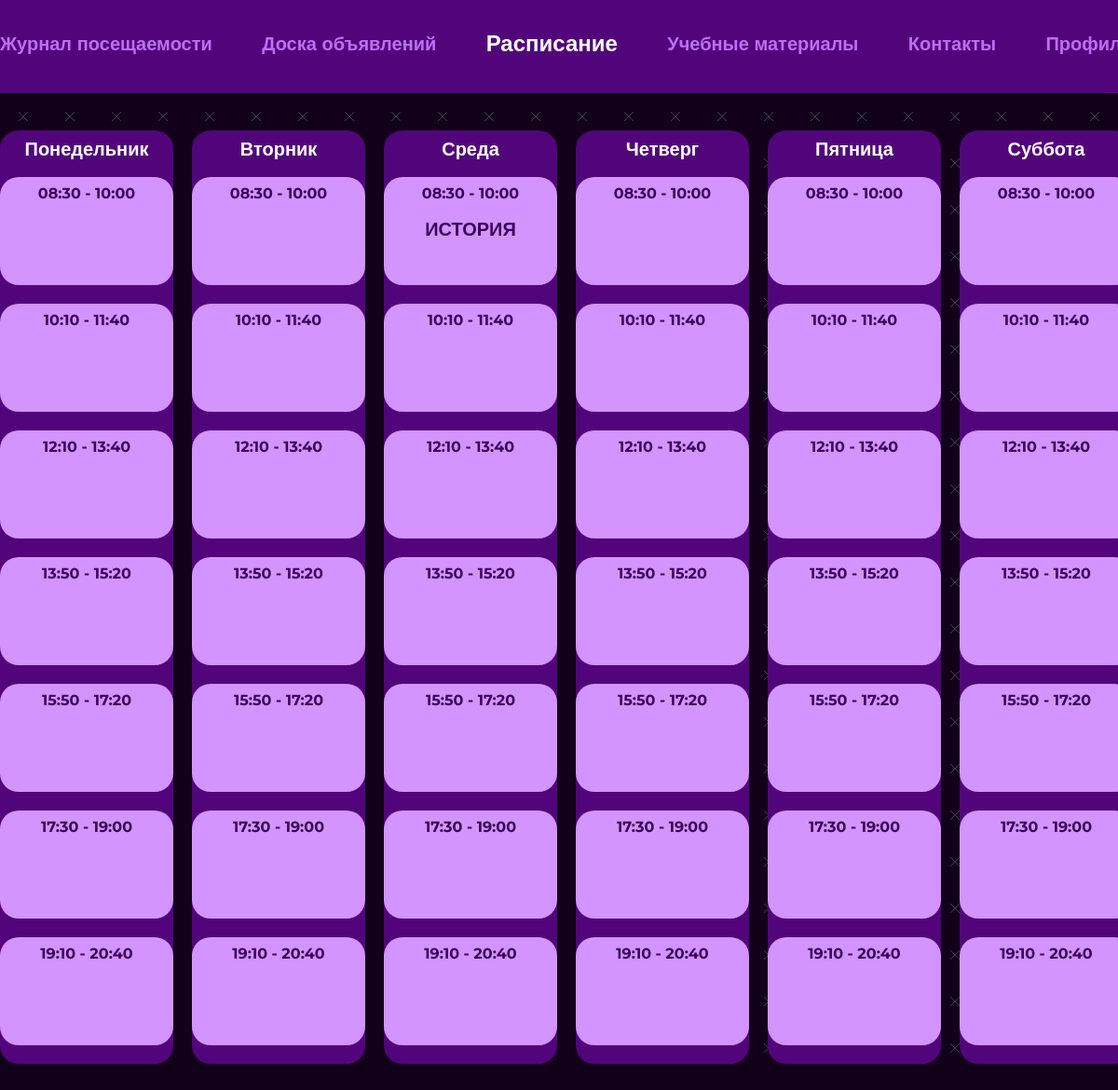
/timetable (signed in), run on an earlier commit of the app's database.
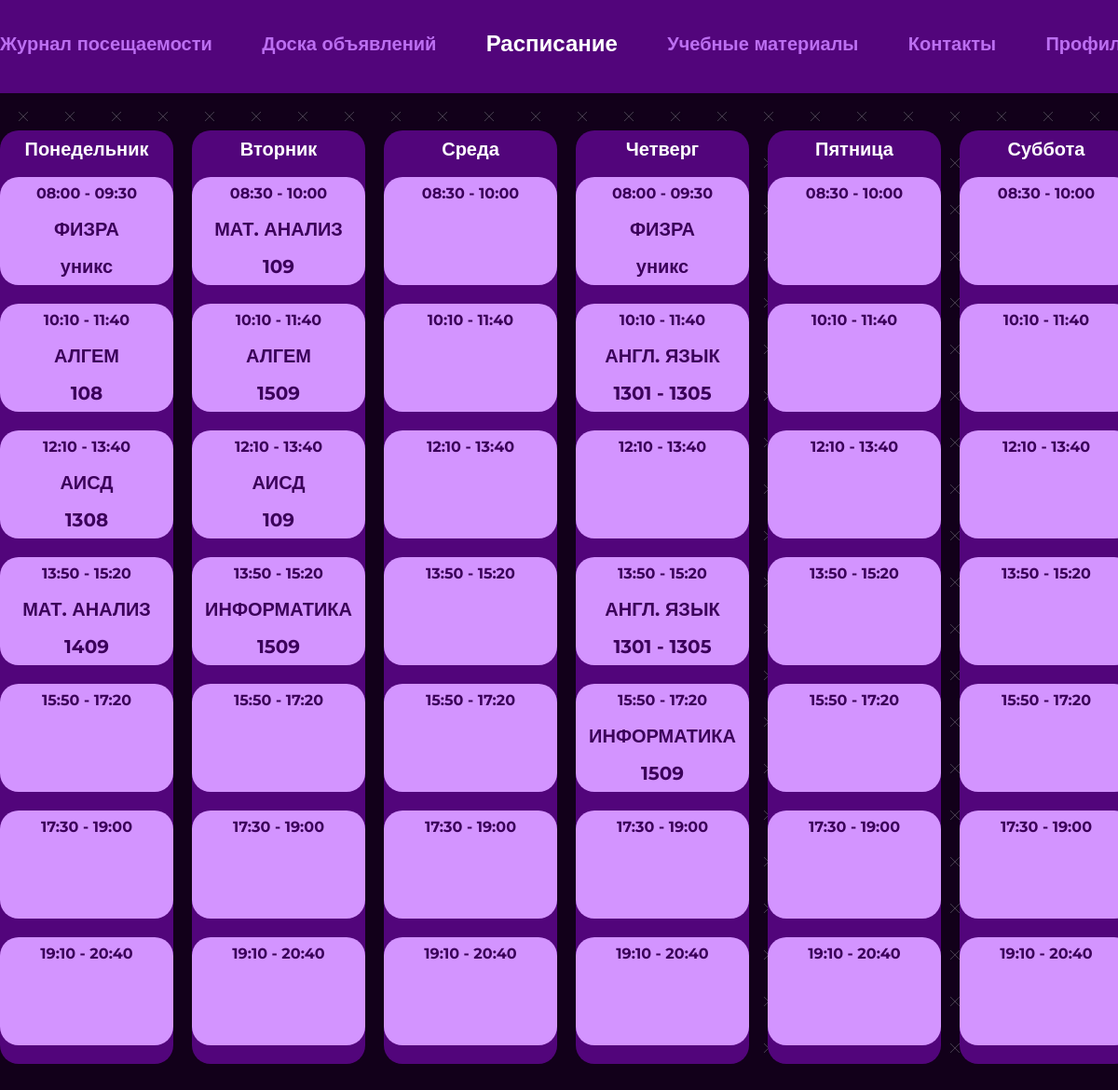
And on a later commit of the database.
### main/models.py (models this page shows, shortened)
class Lesson(models.Model):
    MONDAY = 1
    TUESDAY = 2
    WEDNESDAY = 3
    THURSDAY = 4
    FRIDAY = 5
    SATURDAY = 6
    DAY = [
        (MONDAY, 'Понедельник'),
        (TUESDAY, 'Вторник'),
        (WEDNESDAY, 'Среда'),
        (THURSDAY, 'Четверг'),
        (FRIDAY, 'Пятница'),
        (SATURDAY, 'Суббота')
    ]
    day = models.SmallIntegerField(choices=DAY)
    start_time = models.TimeField()
    end_time = models.TimeField()
    name = models.CharField(max_length=50, blank=True)
    schedule = models.ForeignKey(Room, on_delete=models.CASCADE)
    room_num = models.CharField(max_length=50, blank=True)
    num = models.SmallIntegerField(default=0)

### main/views.py (the view, shortened to what this page needs)
# urls.py: path('timetable', views.timetable, name='timetable'),
@login_required()
def timetable(request):
    cur_student = get_student(request)
    list = Lesson.objects.filter(schedule=cur_student.room)
    if not list.exists():
        create_schedule(cur_student.room)
    dict_of_lessons = {}
    for i in range(1, 7):
        dict_of_lessons[i] = list.filter(day=i)
    DAY = {
        1: 'Понедельник',
        2: 'Вторник',
        3: 'Среда',
        4: 'Четверг',
        5: 'Пятница',
        6: 'Суббота'
    }
    contex = {
        'navbar': 'timetable',
        'DAY': DAY,
        'perm': get_perm(cur_student.permission),
        'data': dict_of_lessons
    }
    return render(request, "main/timetable.html", context=contex)

### main/views.py (called while the page is built)
@register.filter
def get_item(dict, key):
    return dict.get(key)

def get_student(request):
    return Student.objects.get(user=request.user)

def get_perm(permission):
    if permission == 0:
        return False
    return True

### main/templates/main/timetable.html (shortened to what this page needs)
{% extends 'main/base.html' %}
{% block content %}
<div class="container">
      <div class="timetable__container">
      {% for day, lessons in data.items %}
        <div class="timetable__column">
          <h3 class="timetable__title">
            {{ DAY|get_item:day }}
          </h3>
          {% for lesson in lessons %}
            {% if perm %}
              <form class="timetable__cell" method="post">
                  {% csrf_token %}
                <input type="text" class="timetable__input" name="start_time" placeholder="начало пары" value="{{ lesson.start_time|time:'H:i'}}">
                <input type="text" class="timetable__input" name="end_time" placeholder="конец пары" value="{{ lesson.end_time|time:'H:i'}}">
                <input type="text" class="timetable__input" name="name" placeholder="пара" value="{{ lesson.name}}">
                <input type="text" class="timetable__input" name="room_num" placeholder="аудитория" value="{{ lesson.room_num}}">
                <button name="{{lesson.day}}*{{lesson.num}}" id="{{lesson.day}}.{{lesson.num}}" class="mini-btn btn-change">изменить</button>
              </form>
            {% else %}
              <div class="timetable__cell">
                  <p class="timetable__time">
                    {{ lesson.start_time|time:"H:i" }} - {{ lesson.end_time|time:"H:i" }}
                  </p>
                  <p class="timetable__text">
                    {{ lesson.name }}
                  </p>
                  <p class="timetable__text">
                    {{ lesson.room_num }}
                  </p>
              </div>
            {% endif %}
          {% endfor %}
        </div>
      {% endfor %}
      </div>
    </div>
{% endblock content %}

What changed in the data, as far as the page shows it:
changed Lesson (number 1 of 42 on the later page): start_time "08:30" → "08:00"; end_time "10:00" → "09:30"
changed Lesson (number 22 of 42 on the later page): start_time "08:30" → "08:00"; end_time "10:00" → "09:30"
Also different on the page:
new list line: "ФИЗРА уникс"
new list line: "АЛГЕМ 108"
new list line: "АИСД 1308"
new list line: "МАТ. АНАЛИЗ 1409"
new list line: "МАТ. АНАЛИЗ 109"
new list line: "АЛГЕМ 1509"
new list line: "АИСД 109"
new list line: "ИНФОРМАТИКА 1509"
new list line: "АНГЛ. ЯЗЫК 1301 - 1305"
list line gone: "ИСТОРИЯ"
